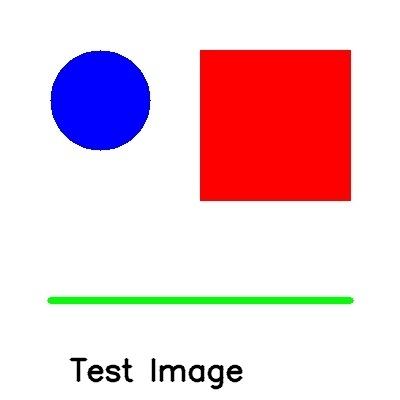
#> input picture 1213/test_image.jpg, 400 x 400 px, given in place of 녹화_2023_07_25_17_08_28_456.mp4, which was not available
$ python index2.py
#> lines starting #> are read from the running program, lines starting #| are printed output that depends on the picture; after the words box and inside, x2 and y2 are one past the last pixel; in counts of white or black regions, pixels touching at a corner belong together; pictures that were not available may be replaced by others from this repository, and a replacement may not be noted
import cv2
import matplotlib.pyplot as plt
import numpy as np

plt.rcParams['font.family'] ='Malgun Gothic'
plt.rcParams['axes.unicode_minus'] =False


# [67 lines of commented-out code are left out]


kernel = np.array([[0, -1, 0],
                   [-1, 7, -1],
                   [0, -1, 0]])


#-----------------------------------실습 리더님 코드
#------------------웹캠 연결
#cap = cv2.VideoCapture(0)
cap = cv2.VideoCapture("D:\내덕질2\녹화_2023_07_25_17_08_28_456.mp4") #나는 동영상 경로로 읽기

if not cap.isOpened(): #예외 처리
    print('영상이 열리지 않습니다')
    exit()

plt.ion() # 인터렉티브 모드 활성화
fig, axes = plt.subplots(2, 2, figsize = (10, 10))


while True:
    ret, frame = cap.read() #ret은 true false 값
#> frame is the input picture: shape (400, 400, 3); mean B, G, R 212.5, 203.6, 236.1
    if not ret:
        print('프레임을 열수 없습니다')
        break

    #그레이로 변환
    gray = cv2.cvtColor(frame, cv2.COLOR_BGR2GRAY)
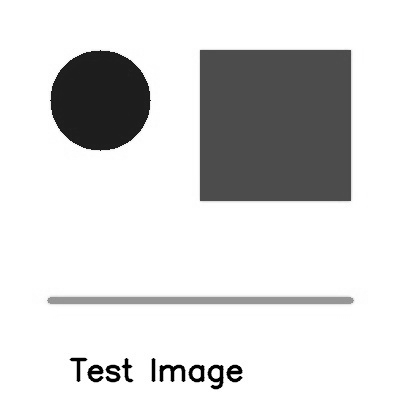
#> gray: shape (400, 400); min 0, max 255, mean 214.4

    #이진화 처리
    _, binary = cv2.threshold(gray, 127, 255, cv2.THRESH_BINARY)
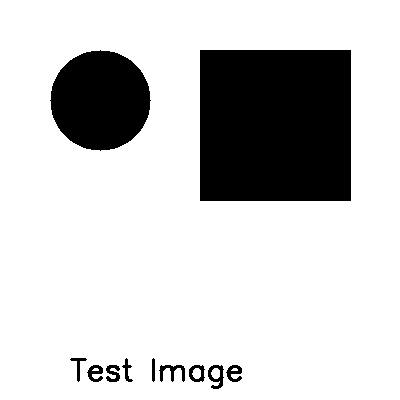
#> binary: shape (400, 400); 80% white; 11 black regions, largest, box (x1, y1, x2, y2) and area: (200, 50, 351, 201) 22801, (50, 50, 151, 151) 7845, (159, 365, 185, 382) 198

    #컨투어 감지
    contours, _ = cv2.findContours(binary, cv2.RETR_EXTERNAL, cv2.CHAIN_APPROX_SIMPLE)
#> contours = [[[0, 0], [0, 399], [399, 399], [399, 0]]]

    #컨투어 그리기
    contour_frame = frame.copy()
    cv2.drawContours(contour_frame, contours, -1, (0, 255, 0), 2)
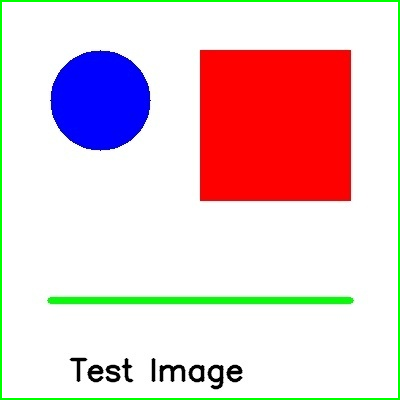
#> contour_frame: shape (400, 400, 3); 1.99% of pixels changed, all inside (x1, y1, x2, y2) = (0, 0, 400, 400)

    #샤프닝 필터
    sharp = cv2.filter2D(contour_frame, -1, kernel)
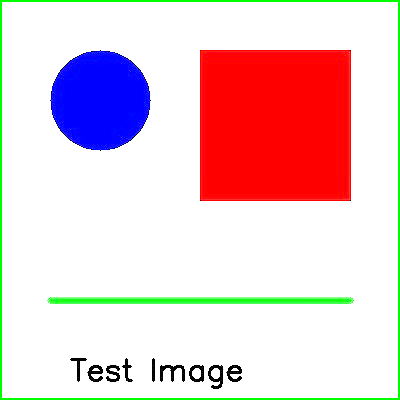
#> sharp: shape (400, 400, 3); mean B, G, R 209.3, 204.6, 233

    #원본

    axes[0,0].imshow(cv2.cvtColor(frame, cv2.COLOR_BGR2RGB))
    axes[0,0].set_title('원본')
    axes[0,0].axis('off')

    #컨투어

    axes[0,1].imshow(cv2.cvtColor(contour_frame, cv2.COLOR_RGB2BGR))
    axes[0,1].set_title('컨투어')
    axes[0,1].axis('off')

    #샤프닝 필터
    axes[1,0].imshow(cv2.cvtColor(sharp, cv2.COLOR_RGB2BGR))
    axes[1,0].set_title('샤프닝')
    axes[1,0].axis('off')

    plt.pause(0.001)
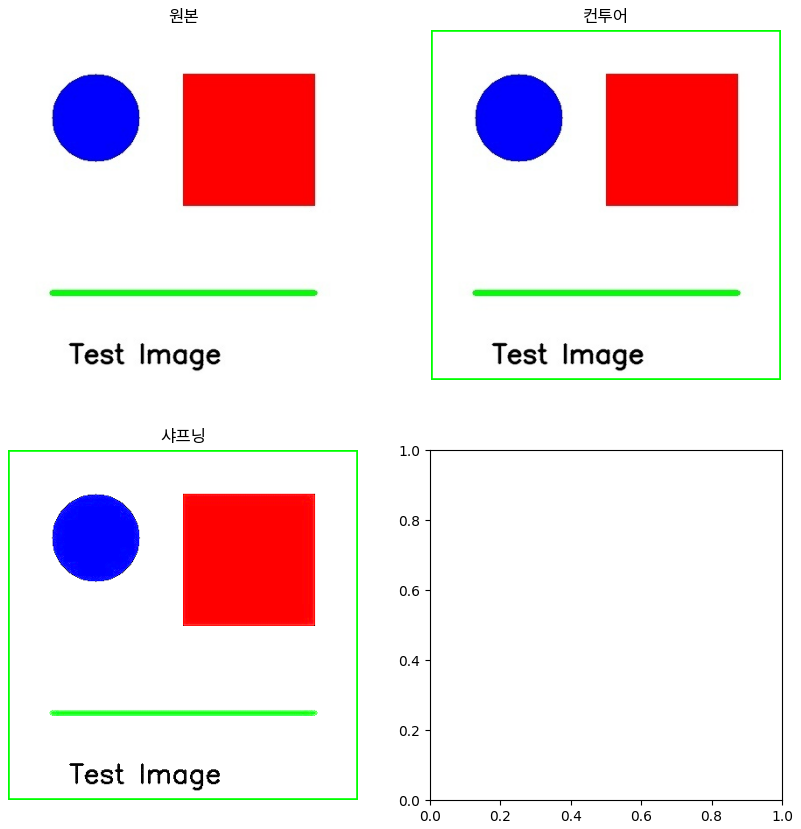
#> figure drawn by matplotlib, 3 panels
    plt.clf()

    key = cv2.waitKey(1)
#> (key q is pressed here)
    if key == ord('q'):
        break

#flthtm gowp
cap.release()
cv2.destroyAllWindows()
plt.ioff() #인터렉티브 모드 종료
